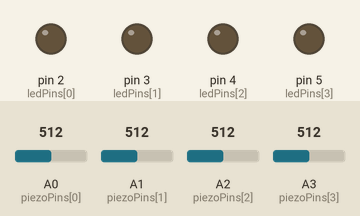
The sketch below on a simulated Arduino Uno, built with avr-gcc and run on an emulated ATmega328P. Parts: output pins drawn as LEDs (lit = HIGH). The test bench sets the inputs (shaded band); at power-on: A0 (piezoPins[0]) = 512, A1 (piezoPins[1]) = 512, A2 (piezoPins[2]) = 512, A3 (piezoPins[3]) = 512. MIDI output is not drawn; what the sketch prints to the serial monitor is not drawn.

Above: at 0.16 s.
At 13.7 s:
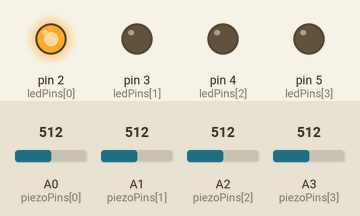
At 33.91 s:
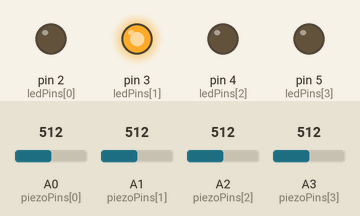
At 36.96 s:
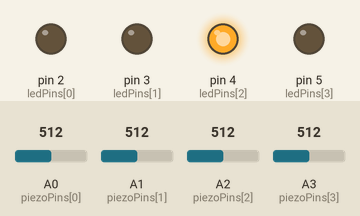
At 39.71 s:
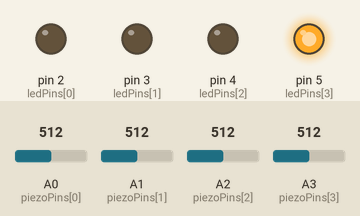
Timing chart, 0 to 40.0 s (numbered marks = the images above):
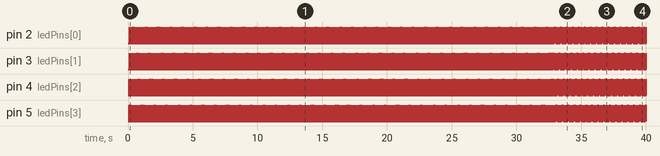

Measured:
- by itself, pin 2 (ledPins[0]), pin 3 (ledPins[1]): goes 294 × (HIGH 0.01 s, LOW 0.10 s), 169 × (HIGH 0.01 s, LOW 0.03 s), HIGH 0.01 s, then LOW
- by itself, pin 4 (ledPins[2]): goes 294 × (HIGH 0.01 s, LOW 0.10 s), 170 × (HIGH 0.02 s, LOW 0.03 s), HIGH 0.01 s, then LOW
- by itself, pin 5 (ledPins[3]): goes 294 × (HIGH 0.01 s, LOW 0.10 s), 170 × (HIGH 0.01 s, LOW 0.03 s), then HIGH

The sketch:

MidiDrumKit.ino
```cpp
#include <MIDI.h>

MIDI_CREATE_DEFAULT_INSTANCE();

const int numPads = 4; // Number of piezo pads
const int piezoPins[numPads] = {A0, A1, A2, A3}; // Piezo pins
const int ledPins[numPads] = {2, 3, 4, 5}; // LED pins (optional)
const int midiNotes[numPads] = {36, 38, 42, 46}; // MIDI notes for each pad
const int threshold = 10; // Minimum threshold for a hit
const int debounceTime = 100; // Debounce time in ms
int lastHitTime[numPads] = {0, 0, 0, 0}; // Time since last hit for debounce
const int midiChannel = 1; // MIDI channel

void setup() {
  MIDI.begin(MIDI_CHANNEL_OMNI);
  Serial.begin(115200);
  for (int i = 0; i < numPads; i++) {
    pinMode(ledPins[i], OUTPUT); // Set LED pins as output
  }
}

void loop() {
  for (int i = 0; i < numPads; i++) {
    int piezoValue = analogRead(piezoPins[i]);

    if (piezoValue > threshold && (millis() - lastHitTime[i] > debounceTime)) {
      int velocity = map(piezoValue, threshold, 1023, 0, 127);
      MIDI.sendNoteOn(midiNotes[i], velocity, midiChannel);
      digitalWrite(ledPins[i], HIGH); // Turn on LED

      Serial.print("Pad ");
      Serial.print(i);
      Serial.print(": ");
      Serial.println(velocity); // Debugging output

      delay(10);
      MIDI.sendNoteOff(midiNotes[i], 0, midiChannel);
      digitalWrite(ledPins[i], LOW); // Turn off LED
      lastHitTime[i] = millis(); // Reset debounce timer
    }
  }
}
```
